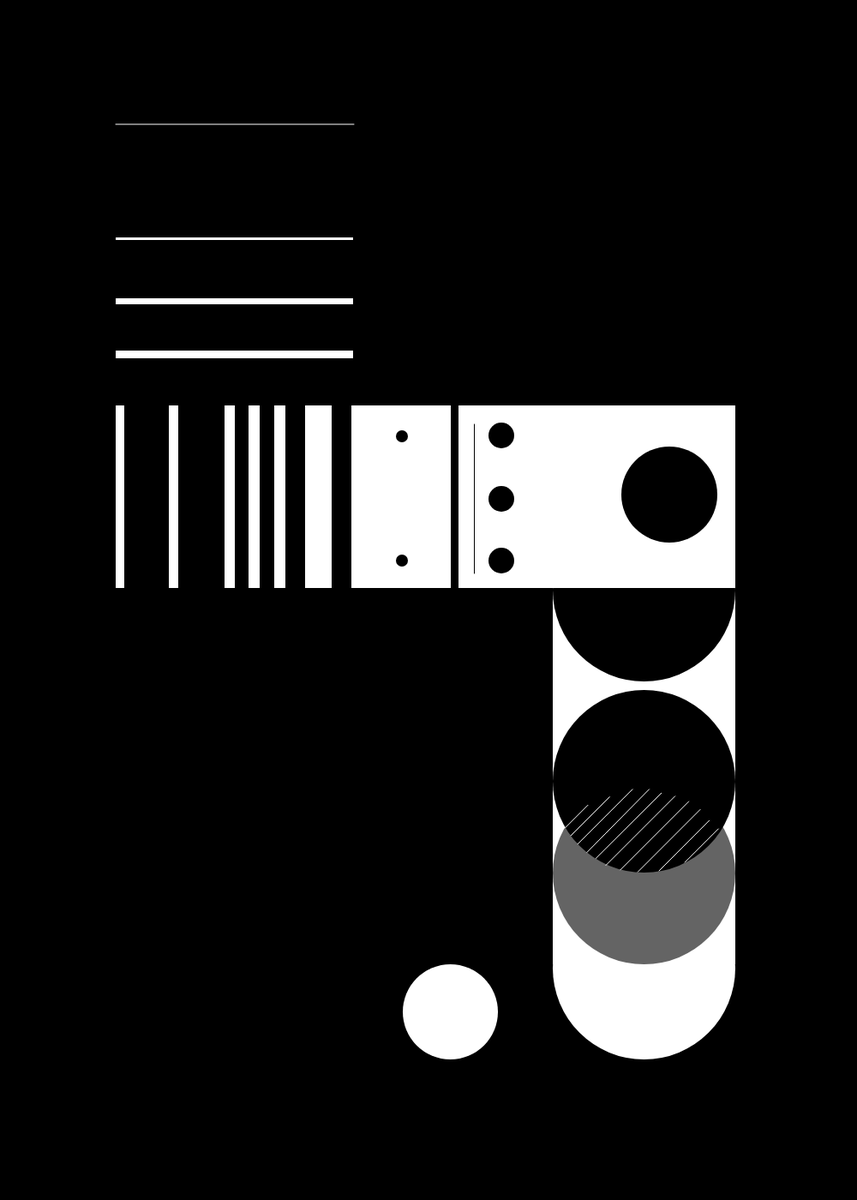
Frame 1 (no input)
Frame 60 (no input): identical to frame 1, image omitted
Frame 120 (the mouse pressed at the canvas centre since frame 60): identical to frame 1, image omitted

The p5.js sketch that drew this single still picture (run headless with seeded random() and noise() and a simulated clock; from frame 60 on, the mouse is pressed at the canvas centre):

// p5.js sketch
// ── sketch.js
function setup() {
  createCanvas(1000, 1400);
}

function draw() {
  background(0);
  ellipseMode(CORNER);
  fill(255);
  noStroke()
  ellipse(645, 1023, 213);





fill(255);
rect(581,523,277,163);
rect(645,685,213,440);

fill(0);
ellipse(645,582,213);

fill(255);
rect(535,473,323,213);
rect(410,473,116,213);
rect(356,473,31,213);
rect(320,473,13,213);
rect(290,473,13,213);
rect(262,473,12,213);
rect(197,473,11,213);
rect(135,473,10,213);
rect(135,409,277,9);
rect(135,348,277,7);
rect(135,277,277,3);
rect(135,473,10,213);
rect(650,664,197,9);


fill(0)
ellipse(462,502,14);
ellipse(462,647,14);
ellipse(570, 493,30);
ellipse(570,567,30);
ellipse(570,639,30);
ellipse(725,521,112);


fill(100);
ellipse(645,912,213);
ellipse()

fill(0);
ellipse(645,805,213);

fill(255)
ellipse(470,1125,111);





triangle(619.75, 491.07, 619.75, 672.93, 682, 582);



noFill()
stroke(255);
strokeWeight(1);
line(659.35,965.98,685.98,939.35);
line(666.09,974.97,711.35,929.7);
line(674.08,984.73,737.98,920.83);
line(684.84,994.49,757.51,920.83);
line(695.35,1001.35,771.71,925.27)
line(706.92,1009.58,787.68,928.82);
line(723.78,1014.91,803.66,935.03);
line(744.28,1017.22,817.06,944.44);
line(769,1016,827.62,957.22);
line(799.22,1006.03,838.27,966.98);

stroke(0)
line(553.5,495,553.5,669);






noFill()
stroke(255);
strokeWeight(1);
line(135,145,413,145);

}
